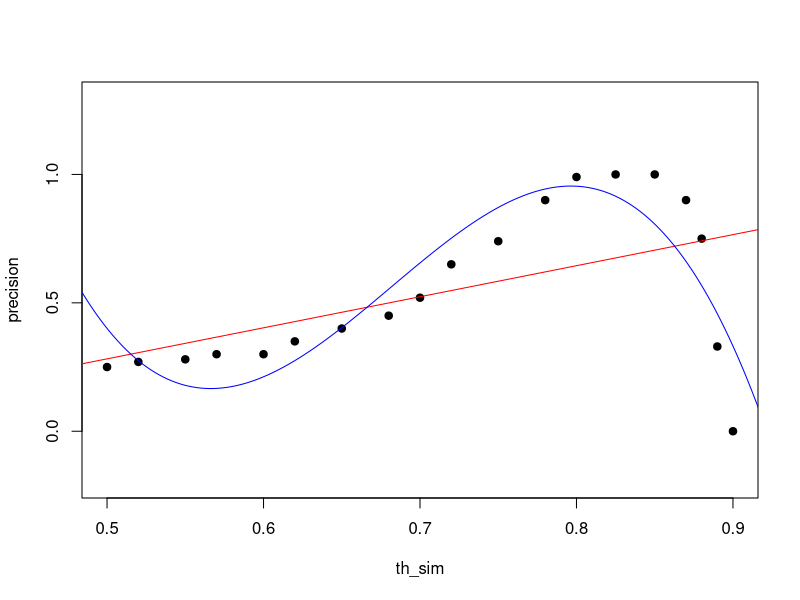

This figure's R source:
x=c(0.5,  0.52, 0.55, 0.57, 0.6, 0.62, 0.65, 0.68, 0.7,  0.72,  0.75, 0.78, 0.8, 0.825, 0.85, 0.87, 0.88, 0.89, 0.9)
y=c(0.25, 0.27, 0.28, 0.3,  0.3, 0.35, 0.4, 0.45, 0.52, 0.65,  0.74, 0.9, 0.99,   1,    1,    0.9,  0.75, 0.33, 0)
#fit first degree polynomial equation:
fit  <- lm(y~x)
#second degree
fit2 <- lm(y~poly(x,2,raw=TRUE))
#third degree
fit3 <- lm(y~poly(x,3,raw=TRUE))
#fourth degree
fit4 <- lm(y~poly(x,4,raw=TRUE))
#generate range of 50 numbers starting from 30 and ending at 160
xx <- seq(0,1, by=0.001)
plot(x,y,pch=19,ylim=c(-0.2,1.3), xlab="th_sim", ylab="precision")
lines(xx, predict(fit, data.frame(x=xx)), col="red")
#lines(xx, predict(fit2, data.frame(x=xx)), col="green")
lines(xx, predict(fit3, data.frame(x=xx)), col="blue")
#lines(xx, predict(fit4, data.frame(x=xx)), col="purple")